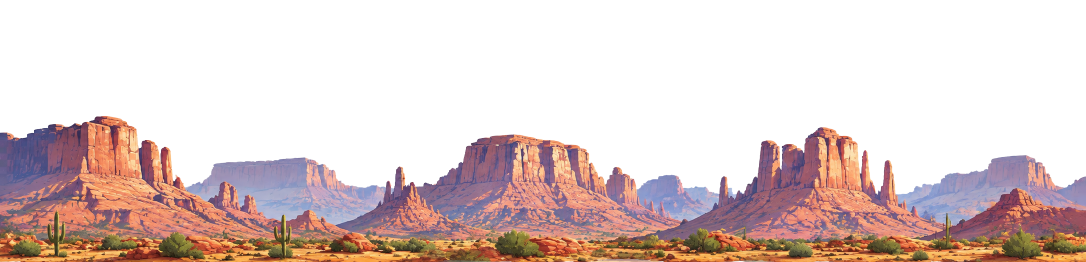
#> input picture scripts/backup_p1_v2133/p1_paisajedesierto1.png, 2172 x 524 px, found by its file name (shown at 1/2 size)
$ python simula_vista_vagon.py
#> lines starting #> are read from the running program, lines starting #| are printed output that depends on the picture
#!/usr/bin/env python3
# -*- coding: utf-8 -*-
"""VERIFICACIÓN VISUAL del parallax v2.111 — replica las fórmulas del código
de championships/oeste/index.js y compone la vista por la ventana:
- P1: p1_*.png cosidas sobre quad 530x64 en cy=10.2 (horizonte del arte a 1.55 m)
- P2/P3/P4: suelo degradado naciendo en born=(cy+h/2)/h, + piezas con escala
  por bbox (hf) y pies en y=0 (feet) — como _pxApply.
Cámara pinhole lateral: ojo (0,1.6,0) mirando a +x; sx = f*z/x, sy = f*(1.6-y)/x.
"""
import os, json
from PIL import Image, ImageDraw

D = '/home/z/my-project/game/championships/oeste/assets/parallax'
W, H = 1600, 800
F = 700.0
EYE = 1.6

img = Image.new('RGB', (W, H), (110, 160, 205))   # cielo base
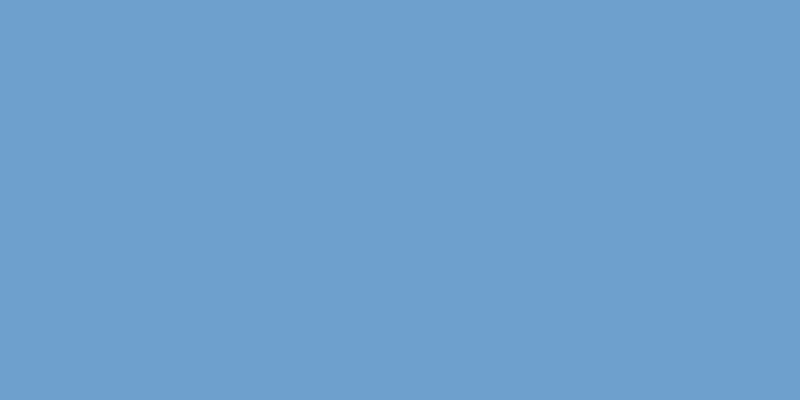
#> img: PIL image 1600x800 RGB (shown at 1/2 size); mean R, G, B 110, 160, 205
dr = ImageDraw.Draw(img)

def proj(z, y, x):
    """proyecta punto del mundo (x=dist lateral, y=altura, z=a lo largo del tren)"""
    sx = W / 2 + F * z / x
    sy = H / 2 + F * (EYE - y) / x
    return sx, sy

def bb_of(im):
    a = im.getchannel('A').resize((96, 96))
    px = a.load()
    xs, ys = [], []
    for yy in range(96):
        for xx in range(96):
            if px[xx, yy] > 100:
                xs.append(xx); ys.append(yy)
    if not ys:
        return 0, 1, 0, 1
    return min(xs) / 96, max(xs) / 96, min(ys) / 96, max(ys) / 96

LAYERS = [  # dist, w, h, cy  (TREN.layers)
    (140, 530, 64, 10.2), (70, 130, 30, 3.4), (28, 60, 12, 2.3), (9, 24, 4.2, 1.84),
]
COLT = {1: (167, 135, 152), 2: (174, 126, 132), 3: (176, 122, 94)}
COLB = {1: (174, 126, 132), 2: (176, 122, 94), 3: (169, 110, 64)}

# ---------- suelos P2/P3/P4 (quads con degradado + nacimiento en born) -----
for k in (1, 2, 3):
    dist, w, h, cy = LAYERS[k]
    born = min(0.96, (cy + h / 2) / h)
    zA, zB = -w / 2, w / 2
    yTop = cy + h / 2
    yBot = cy - h / 2
    NB = 60
    for i in range(NB):
        t0, t1 = i / NB, (i + 1) / NB
        # t=0 en born (y=yTop), t=1 en yBot
        ya = yTop + (yBot - yTop) * t0
        yb = yTop + (yBot - yTop) * t1
        tt = (t0 + t1) / 2
        # alfa de nacimiento suave
        a = 0.0 if tt < born else min(1.0, 3.0 * (tt - born)) if tt < born + 0.07 else 1.0
        if a <= 0.01:
            continue
        col = tuple(int(COLT[k][j] + (COLB[k][j] - COLT[k][j]) * ((tt - born) / max(1e-6, 1 - born))) for j in range(3))
        col = tuple(int(c0 * a + img.getpixel((W // 2, 20))[j] * (1 - a)) for j, c0 in enumerate(col))
        p1 = proj(zA, ya, dist); p2 = proj(zB, ya, dist)
        p3 = proj(zB, yb, dist); p4 = proj(zA, yb, dist)
        dr.polygon([p1, p2, p3, p4], fill=col)

# ---------- P1: horizonte cosido del artista -------------------------------
pano1 = Image.open(os.path.join(D, 'p1_paisajedesierto1.png')).convert('RGBA')
#> pano1 is the input picture: PIL image 2172x524 RGBA; mean R, G, B, A 222.1, 203.8, 201.2, 98.6
pano2 = Image.open(os.path.join(D, 'p1_paisajedesierto2.png')).convert('RGBA')
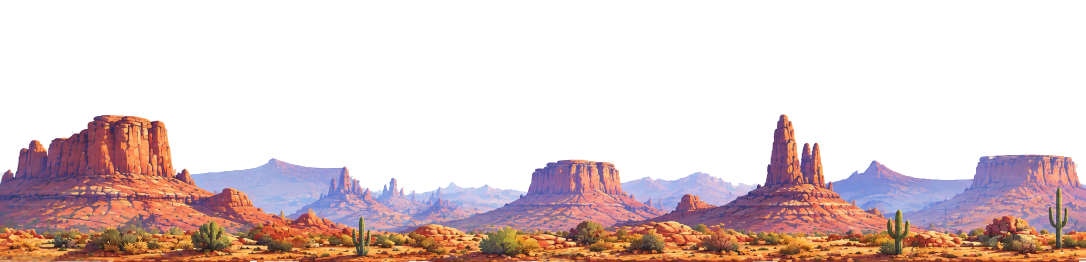
#> input picture scripts/backup_p1_v2133/p1_paisajedesierto2.png, 2172 x 524 px, found by its file name (shown at 1/2 size)
#> pano2 is the input picture: PIL image 2172x524 RGBA; mean R, G, B, A 223.8, 205.7, 205.1, 93.7
w0, h0 = pano1.size
#> w0 = 2172; h0 = 524
cv = Image.new('RGBA', (w0 * 2, h0))
#> cv: PIL image 4344x524 RGBA; every value is 0
cv.paste(pano1, (0, 0)); cv.paste(pano2, (w0, 0))
#> after `cv.paste(pano1, (0, 0))`:
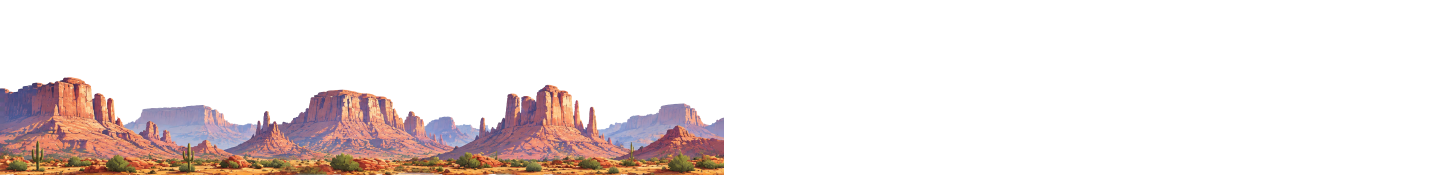
#> cv: PIL image 4344x524 RGBA (shown at 1/3 size); mean R, G, B, A 111, 101.9, 100.6, 49.3; transparent parts drawn white
#> after `cv.paste(pano2, (w0, 0))`:
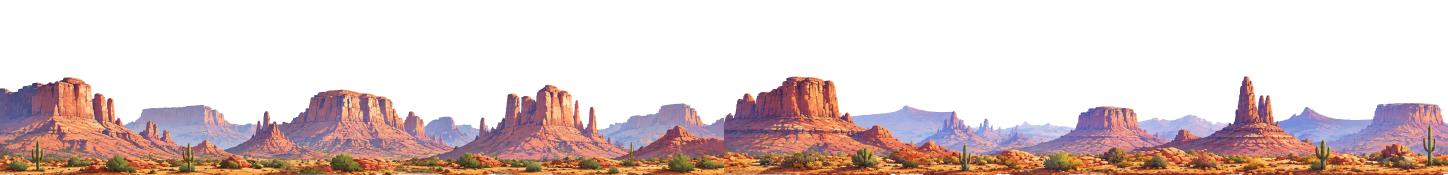
#> cv: PIL image 4344x524 RGBA (shown at 1/3 size); mean R, G, B, A 222.9, 204.7, 203.1, 96.1; transparent parts drawn white
dist, w, h, cy = LAYERS[0]
yTop, yBot = cy + h / 2, cy - h / 2
zA, zB = -w / 2, w / 2
zr = 12  # trocear el quad en columnas para mapear la textura
for i in range(zr):
    t0, t1 = i / zr, (i + 1) / zr
    za, zb = zA + (zB - zA) * t0, zA + (zB - zA) * t1
    u0, u1 = t0, t1
    strip = cv.crop((int(u0 * cv.width), 0, int(u1 * cv.width), cv.height)).resize((64, 256))
    pa, pb = proj(za, yTop, dist), proj(zb, yTop, dist)
    pc, pd = proj(zb, yBot, dist), proj(zb, yBot, dist)
    # quad completo con textura aproximada: trocear también en Y
    yr = 40
    for j in range(yr):
        v0, v1 = j / yr, (j + 1) / yr
        ya2 = yTop + (yBot - yTop) * v0
        yb2 = yTop + (yBot - yTop) * v1
        sv = strip.crop((0, int(v0 * 256), 64, int(v1 * 256) + 1)).resize((1, 1))
        r, g, b, a = sv.getpixel((0, 0))
        if a < 10:
            continue
        col = (r, g, b)
        q1 = proj(za, ya2, dist); q2 = proj(zb, ya2, dist)
        q3 = proj(zb, yb2, dist); q4 = proj(za, yb2, dist)
        dr.polygon([q1, q2, q3, q4], fill=col)
#> this loop made 12 passes
#> pass 1, `strip = cv.crop((int(u0 * cv.width), 0, int(u1 * cv.width), cv.height)..`:
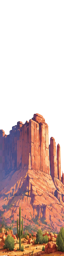
#> strip: PIL image 64x256 RGBA; mean R, G, B, A 85.1, 57.4, 51, 126.3; transparent parts drawn white
#> pass 2, `strip = cv.crop((int(u0 * cv.width), 0, int(u1 * cv.width), cv.height)..`:
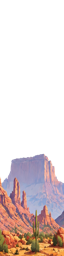
#> strip: PIL image 64x256 RGBA; mean R, G, B, A 63.3, 49.7, 48.2, 91; transparent parts drawn white
#> pass 3, `strip = cv.crop((int(u0 * cv.width), 0, int(u1 * cv.width), cv.height)..`:
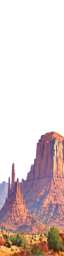
#> strip: PIL image 64x256 RGBA; mean R, G, B, A 63.4, 46.5, 45.5, 97.7; transparent parts drawn white

# ---------- piezas del artista (hf + bbox, pies en y=0) ---------------------
CFG = {
 'p2': {'dist': 70, 'hf': {'p2_rancho1.png': 11, 'p2_estructura1.png': 14, 'p2_roca1.png': 6.5, 'p2_poste1.png': 12.5}},
 'p3': {'dist': 28, 'hf': {'p3_arbusto1.png': 3.2, 'p3_arbusto5.png': 3.2, 'p3_poste1.png': 7.5}},
 'p4': {'dist': 9,  'hf': {'p4_cactus1.png': 3.0, 'p4_caseta.png': 2.6, 'p4_valla.png': 1.3, 'p4_roca1.png': 1.7}},
}
ZSPOT = {  # posiciones z de muestra en la banda visible
 'p2': [-60, -20, 20], 'p3': [-20, -5, 10], 'p4': [-6, 0, 6],
}
for key, cfg in CFG.items():
    for f, z in zip(cfg['hf'].keys(), ZSPOT[key]):
#> (the run stopped early here; a loop or call above may not have finished)
